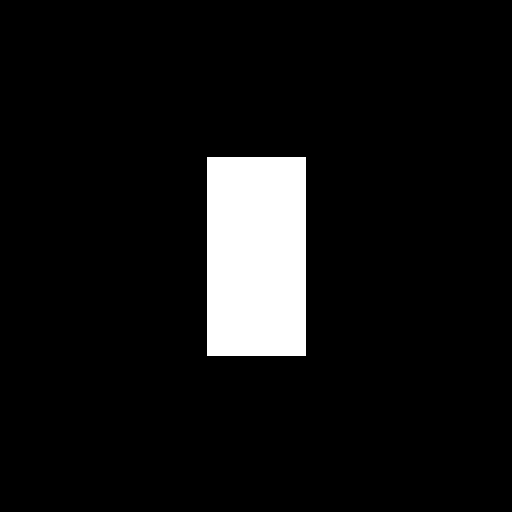
Frame 1 (no input)
Frame 60 (the mouse pressed at the canvas centre just before this capture): identical to frame 1, image omitted
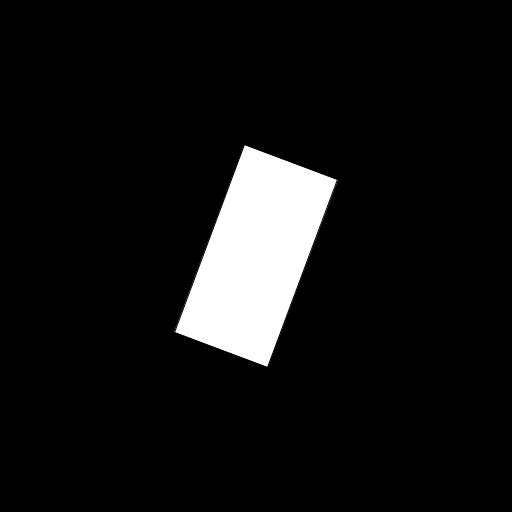
Frame 120 (the mouse held since frame 60 and released just before this capture)

The Processing sketch that drew these frames (run headless with seeded random() and noise(); from frame 60 on, the mouse is pressed at the canvas centre):

// Processing sketch: exercice3
// ── exercice3.pde
float rotation = 0.0;

void setup() {
	size(512, 512);	
	rectMode(CENTER);
}

void draw() {
	background(0);
	rotation = map(mouseX, 0, width, 0, 7);
	println("rotation: "+rotation);
	translate(width/2, height/2);
	rotate(rotation);
	fill(255);
	rect(0, 0, 100, 200);		
}
